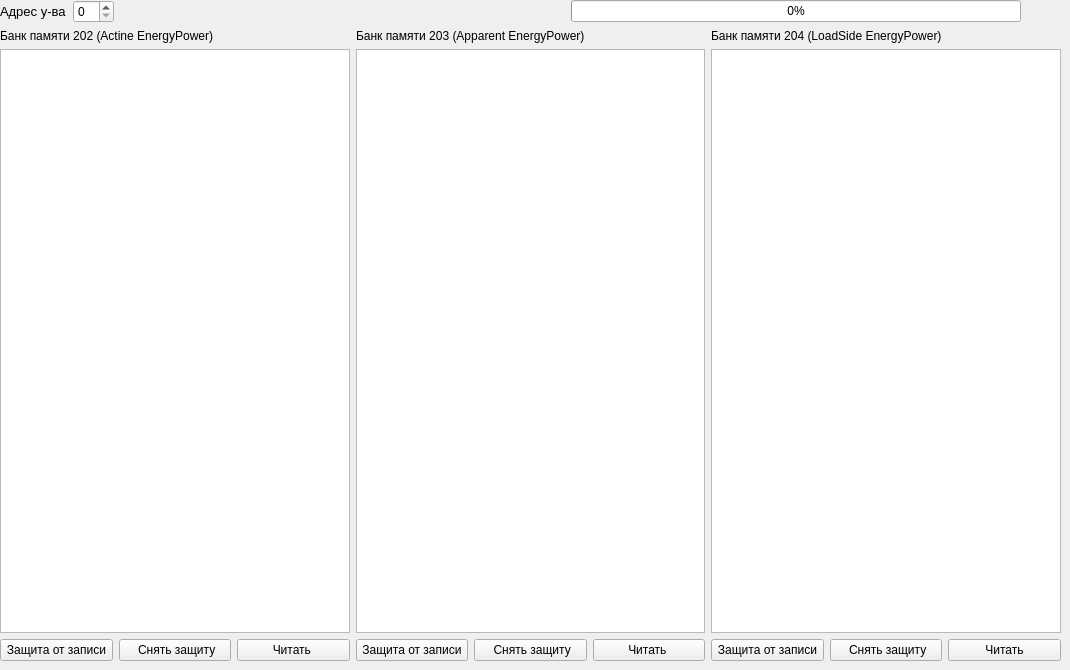
       <widget class="QWidget" name="tab">
        <attribute name="title">
         <string>Энергия (сп.252)</string>
        </attribute>
        <widget class="QWidget" name="verticalLayoutWidget_9">
         <property name="geometry">
          <rect>
           <x>0</x>
           <y>0</y>
           <width>1061</width>
           <height>661</height>
          </rect>
         </property>
         <layout class="QVBoxLayout" name="verticalLayout_11">
          <item>
           <layout class="QHBoxLayout" name="horizontalLayout_26">
            <item>
             <widget class="QLabel" name="setDevAddrLabel_3">
              <property name="font">
               <font>
                <pointsize>10</pointsize>
               </font>
              </property>
              <property name="lineWidth">
               <number>4</number>
              </property>
              <property name="text">
               <string>Адрес у-ва</string>
              </property>
             </widget>
            </item>
            <item>
             <widget class="QSpinBox" name="setDevAddrSpinBox_3">
              <property name="maximum">
               <number>63</number>
              </property>
             </widget>
            </item>
            <item>
             <spacer name="horizontalSpacer_11">
              <property name="orientation">
               <enum>Qt::Horizontal</enum>
              </property>
              <property name="sizeHint" stdset="0">
               <size>
                <width>40</width>
                <height>20</height>
               </size>
              </property>
             </spacer>
            </item>
            <item>
             <widget class="QProgressBar" name="pwrEnergyProgressBar">
              <property name="value">
               <number>0</number>
              </property>
             </widget>
            </item>
            <item>
             <spacer name="horizontalSpacer_10">
              <property name="orientation">
               <enum>Qt::Horizontal</enum>
              </property>
              <property name="sizeType">
               <enum>QSizePolicy::Fixed</enum>
              </property>
              <property name="sizeHint" stdset="0">
               <size>
                <width>40</width>
                <height>20</height>
               </size>
              </property>
             </spacer>
            </item>
           </layout>
          </item>
          <item>
           <layout class="QHBoxLayout" name="horizontalLayout_27">
            <item>
             <layout class="QVBoxLayout" name="verticalLayout_7">
              <item>
               <widget class="QLabel" name="memBank202Label">
                <property name="text">
                 <string>Банк памяти 202 (Actine EnergyPower)</string>
                </property>
               </widget>
              </item>
              <item>
               <widget class="QTableView" name="memBank202TableView"/>
              </item>
              <item>
               <layout class="QHBoxLayout" name="horizontalLayout_28">
                <item>
                 <widget class="QPushButton" name="memBank202SetLockButton">
                  <property name="text">
                   <string>Защита от записи</string>
                  </property>
                 </widget>
                </item>
                <item>
                 <widget class="QPushButton" name="memBank202ClrLockButton">
                  <property name="text">
                   <string> Снять защиту</string>
                  </property>
                 </widget>
                </item>
                <item>
                 <widget class="QPushButton" name="memBank202ReadButton">
                  <property name="text">
                   <string>Читать </string>
                  </property>
                 </widget>
                </item>
               </layout>
              </item>
             </layout>
            </item>
            <item>
             <layout class="QVBoxLayout" name="verticalLayout_9">
              <item>
               <widget class="QLabel" name="memBank203abel">
                <property name="text">
                 <string>Банк памяти 203 (Apparent EnergyPower)</string>
                </property>
               </widget>
              </item>
              <item>
               <widget class="QTableView" name="memBank203TableView"/>
              </item>
              <item>
               <layout class="QHBoxLayout" name="horizontalLayout_29">
                <item>
                 <widget class="QPushButton" name="memBank203SetLockButton">
                  <property name="text">
                   <string>Защита от записи</string>
                  </property>
                 </widget>
                </item>
                <item>
                 <widget class="QPushButton" name="memBank203ClrLockButton">
                  <property name="text">
                   <string> Снять защиту</string>
                  </property>
                 </widget>
                </item>
                <item>
                 <widget class="QPushButton" name="memBank203ReadButton">
                  <property name="text">
                   <string>Читать </string>
                  </property>
                 </widget>
                </item>
               </layout>
              </item>
             </layout>
            </item>
            <item>
             <layout class="QVBoxLayout" name="verticalLayout_10">
              <item>
               <widget class="QLabel" name="memBank204abel">
                <property name="text">
                 <string>Банк памяти 204 (LoadSide EnergyPower)</string>
                </property>
               </widget>
              </item>
              <item>
               <widget class="QTableView" name="memBank204TableView"/>
              </item>
              <item>
               <layout class="QHBoxLayout" name="horizontalLayout_30">
                <item>
                 <widget class="QPushButton" name="memBank204SetLockButton">
                  <property name="text">
                   <string>Защита от записи</string>
                  </property>
                 </widget>
                </item>
                <item>
                 <widget class="QPushButton" name="memBank204ClrLockButton">
                  <property name="text">
                   <string> Снять защиту</string>
                  </property>
                 </widget>
                </item>
                <item>
                 <widget class="QPushButton" name="memBank204ReadButton">
                  <property name="text">
                   <string>Читать</string>
                  </property>
                 </widget>
                </item>
               </layout>
              </item>
             </layout>
            </item>
           </layout>
          </item>
         </layout>
        </widget>
       </widget>
